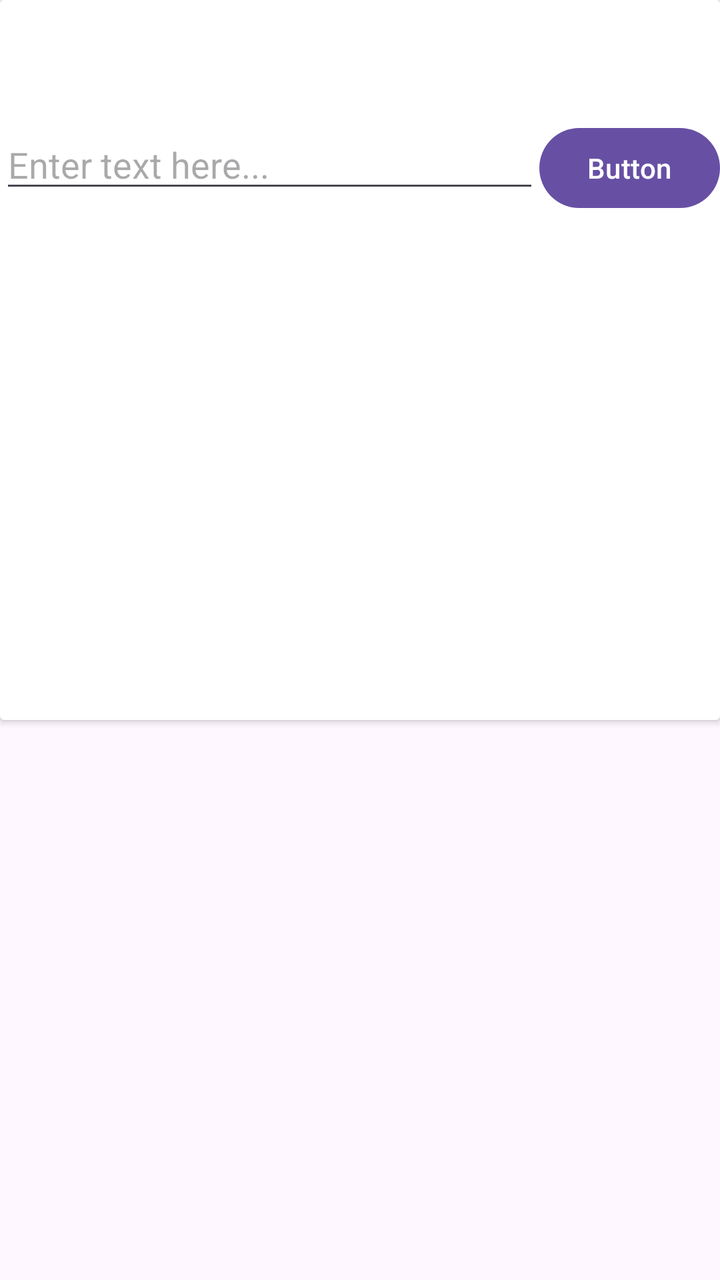
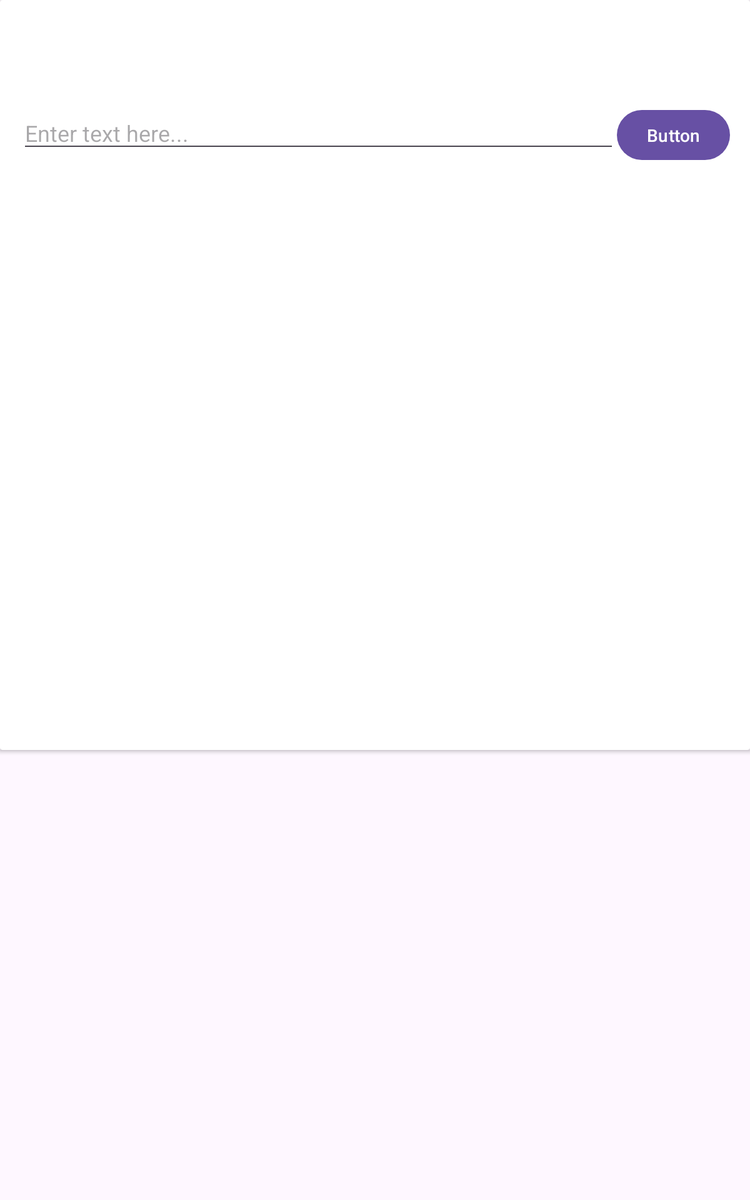

One screen, two layout resources from the same app: the default and the repository's alternative for another configuration. Each is rendered where Android would select it; the XML of both is given below.
<!-- AndroidManifest.xml: activity theme Theme.ConstraintLayoutandroid -->
<!-- res/layout/activity_main.xml -->
<?xml version="1.0" encoding="utf-8"?>
<layout xmlns:android="http://schemas.android.com/apk/res/android"
    xmlns:app="http://schemas.android.com/apk/res-auto">

    <data>
        <variable
            name="viewModel"
            type="com.example.constraint_layout_android.viewmodel.MainViewModel" />
    </data>

    <androidx.constraintlayout.widget.ConstraintLayout
        android:layout_width="match_parent"
        android:layout_height="match_parent">

        
        <androidx.cardview.widget.CardView
            android:id="@+id/cardView"
            android:layout_width="0dp"
            android:layout_height="0dp"
            app:layout_constraintTop_toTopOf="parent"
            app:layout_constraintStart_toStartOf="parent"
            app:layout_constraintEnd_toEndOf="parent"
            app:layout_constraintDimensionRatio="1:1">

            
            <LinearLayout
                android:layout_width="match_parent"
                android:layout_height="wrap_content"
                android:orientation="vertical"
                android:layout_marginTop="30dp">

                
                <LinearLayout
                    android:layout_width="match_parent"
                    android:layout_height="0dp"
                    android:orientation="horizontal"
                    android:layout_weight="1">

                    
                    <ImageView
                        android:id="@+id/image1"
                        android:layout_width="0dp"
                        android:layout_height="match_parent"
                        android:layout_weight="1"
                        android:src="@drawable/ic_launcher_background"
                        android:scaleType="centerInside" />

                    
                    <ImageView
                        android:id="@+id/image2"
                        android:layout_width="0dp"
                        android:layout_height="match_parent"
                        android:layout_weight="1"
                        android:src="@drawable/ic_launcher_background"
                        android:scaleType="centerInside" />

                    
                    <ImageView
                        android:id="@+id/image3"
                        android:layout_width="0dp"
                        android:layout_height="match_parent"
                        android:layout_weight="1"
                        android:src="@drawable/ic_launcher_background"
                        android:scaleType="centerInside" />

                </LinearLayout>

                
                <LinearLayout
                    android:layout_width="match_parent"
                    android:layout_height="wrap_content"
                    android:orientation="horizontal"
                    android:layout_marginTop="30dp">

                    
                    <EditText
                        android:id="@+id/editText"
                        android:layout_width="0dp"
                        android:layout_height="wrap_content"
                        android:layout_weight="1"
                        android:hint="Enter text here..."
                        android:inputType="text" />

                    
                    <Button
                        android:id="@+id/button"
                        android:layout_width="wrap_content"
                        android:layout_height="wrap_content"
                        android:text="Button" />

                </LinearLayout>

            </LinearLayout>

        </androidx.cardview.widget.CardView>

    </androidx.constraintlayout.widget.ConstraintLayout>
</layout>
<!-- resources referenced by this layout -->
<resources>
  <!-- from res/values-v23/ -->
  <style name="Theme.ConstraintLayoutandroid" parent="Base.Theme.ConstraintLayoutandroid">
          
          <item name="android:navigationBarColor">@android:color/transparent</item>
          <item name="android:statusBarColor">@android:color/transparent</item>
          <item name="android:windowLightStatusBar">?attr/isLightTheme</item>
      </style>
  <style name="Base.Theme.ConstraintLayoutandroid" parent="Theme.Material3.DayNight.NoActionBar">
          
          
      </style>
</resources>
<!-- res/layout-sw600dp/activity_main.xml (the repository's variant of the layout above) -->
<!-- drawn on a 7-inch tablet held upright -->
<?xml version="1.0" encoding="utf-8"?>
<layout xmlns:android="http://schemas.android.com/apk/res/android"
    xmlns:app="http://schemas.android.com/apk/res-auto">

    <data>
        <variable
            name="viewModel"
            type="com.example.constraint_layout_android.viewmodel.MainViewModel" />
    </data>

    <androidx.constraintlayout.widget.ConstraintLayout
        android:layout_width="match_parent"
        android:layout_height="match_parent">

        
        <androidx.cardview.widget.CardView
            android:id="@+id/cardView"
            android:layout_width="0dp"
            android:layout_height="0dp"
            app:layout_constraintTop_toTopOf="parent"
            app:layout_constraintStart_toStartOf="parent"
            app:layout_constraintEnd_toEndOf="parent"
            app:layout_constraintDimensionRatio="1:1">

            
            <LinearLayout
                android:layout_width="match_parent"
                android:layout_height="wrap_content"
                android:orientation="vertical"
                android:padding="16dp"
                android:layout_marginTop="30dp">

                
                <LinearLayout
                    android:layout_width="match_parent"
                    android:layout_height="0dp"
                    android:orientation="horizontal"
                    android:layout_weight="1">

                    
                    <androidx.cardview.widget.CardView
                        android:layout_width="0dp"
                        android:layout_height="match_parent"
                        android:layout_weight="1"
                        android:layout_margin="4dp"
                        app:cardBackgroundColor="#FFFFFF"
                        app:cardElevation="4dp">

                        <ImageView
                            android:id="@+id/image1"
                            android:layout_width="match_parent"
                            android:layout_height="match_parent"
                            android:src="@drawable/ic_launcher_background"
                            android:scaleType="centerInside" />
                    </androidx.cardview.widget.CardView>

                    
                    <androidx.cardview.widget.CardView
                        android:layout_width="0dp"
                        android:layout_height="match_parent"
                        android:layout_weight="1"
                        android:layout_margin="4dp"
                        app:cardBackgroundColor="#FFFFFF"
                        app:cardElevation="4dp">

                        <ImageView
                            android:id="@+id/image2"
                            android:layout_width="match_parent"
                            android:layout_height="match_parent"
                            android:src="@drawable/ic_launcher_background"
                            android:scaleType="centerInside" />
                    </androidx.cardview.widget.CardView>

                    
                    <androidx.cardview.widget.CardView
                        android:layout_width="0dp"
                        android:layout_height="match_parent"
                        android:layout_weight="1"
                        android:layout_margin="4dp"
                        app:cardBackgroundColor="#FFFFFF"
                        app:cardElevation="4dp">

                        <ImageView
                            android:id="@+id/image3"
                            android:layout_width="match_parent"
                            android:layout_height="match_parent"
                            android:src="@drawable/ic_launcher_background"
                            android:scaleType="centerInside" />
                    </androidx.cardview.widget.CardView>

                </LinearLayout>

                
                <LinearLayout
                    android:layout_width="match_parent"
                    android:layout_height="wrap_content"
                    android:orientation="horizontal"
                    android:layout_marginTop="30dp">

                    
                    <EditText
                        android:id="@+id/editText"
                        android:layout_width="0dp"
                        android:layout_height="wrap_content"
                        android:layout_weight="1"
                        android:hint="Enter text here..."
                        android:inputType="text" />

                    
                    <Button
                        android:id="@+id/button"
                        android:layout_width="wrap_content"
                        android:layout_height="wrap_content"
                        android:text="Button" />

                </LinearLayout>

            </LinearLayout>

        </androidx.cardview.widget.CardView>

    </androidx.constraintlayout.widget.ConstraintLayout>
</layout>
